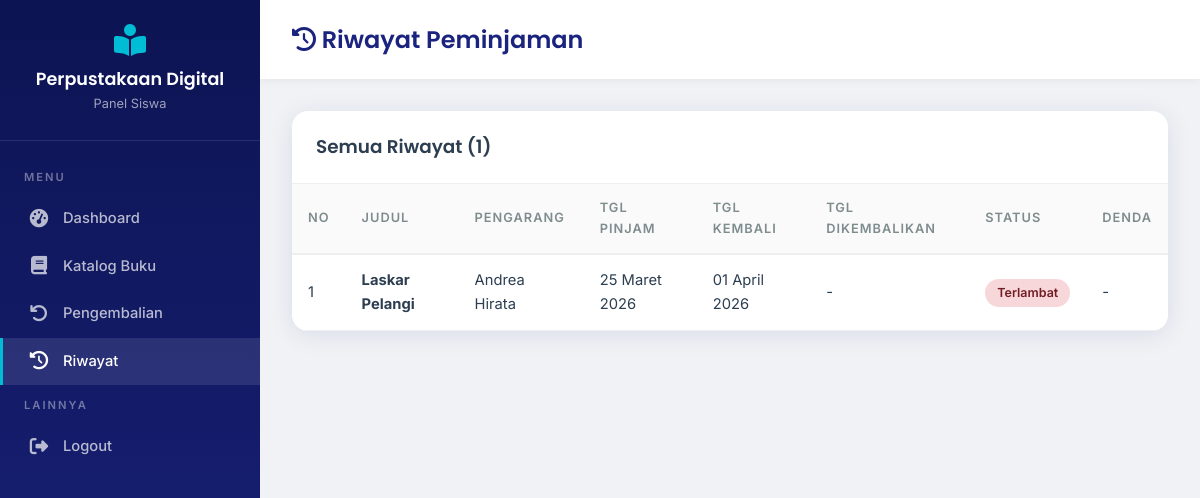
The app's page /siswa/riwayat.php (signed in) with its own data.
### tables this page shows
CREATE TABLE IF NOT EXISTS peminjaman (
    id INT AUTO_INCREMENT PRIMARY KEY,
    id_user INT NOT NULL,
    id_buku INT NOT NULL,
    tgl_pinjam DATE NOT NULL,
    tgl_kembali DATE NOT NULL,
    tgl_dikembalikan DATE DEFAULT NULL,
    status ENUM('dipinjam', 'dikembalikan', 'terlambat') NOT NULL DEFAULT 'dipinjam',
    denda DECIMAL(10,2) DEFAULT 0.00,
    catatan TEXT DEFAULT NULL,
    created_at TIMESTAMP DEFAULT CURRENT_TIMESTAMP,
    updated_at TIMESTAMP DEFAULT CURRENT_TIMESTAMP ON UPDATE CURRENT_TIMESTAMP,
    FOREIGN KEY (id_user) REFERENCES users(id) ON DELETE CASCADE,
    FOREIGN KEY (id_buku) REFERENCES buku(id) ON DELETE CASCADE
);

CREATE TABLE IF NOT EXISTS buku (
    id INT AUTO_INCREMENT PRIMARY KEY,
    judul VARCHAR(200) NOT NULL,
    pengarang VARCHAR(100) NOT NULL,
    penerbit VARCHAR(100) DEFAULT NULL,
    tahun_terbit YEAR DEFAULT NULL,
    isbn VARCHAR(20) DEFAULT NULL,
    kategori VARCHAR(50) DEFAULT NULL,
    stok INT NOT NULL DEFAULT 0,
    cover VARCHAR(255) DEFAULT NULL,
    deskripsi TEXT DEFAULT NULL,
    created_at TIMESTAMP DEFAULT CURRENT_TIMESTAMP,
    updated_at TIMESTAMP DEFAULT CURRENT_TIMESTAMP ON UPDATE CURRENT_TIMESTAMP
);

### config/database.php (called while the page is built, shortened)
<?php
$base_url = '/web_perpus_sekolah';
function formatTanggal($tanggal)
{
    $bulan = [
        1 => 'Januari',
        'Februari',
        'Maret',
        'April',
        'Mei',
        'Juni',
        'Juli',
        'Agustus',
        'September',
        'Oktober',
        'November',
        'Desember'
    ];
    $date = new DateTime($tanggal);
    return $date->format('d') . ' ' . $bulan[(int) $date->format('m')] . ' ' . $date->format('Y');
}
?>

### siswa/riwayat.php (the view, shortened to what this page needs)
<?php
require_once '../config/database.php';
$userId = $_SESSION['user_id'];
$stmt = $conn->prepare("SELECT p.*, b.judul, b.pengarang, b.kategori FROM peminjaman p JOIN buku b ON p.id_buku=b.id WHERE p.id_user=? ORDER BY p.created_at DESC");
$stmt->bind_param("i", $userId);
$stmt->execute();
$riwayat = $stmt->get_result();
?>
<!DOCTYPE html>
<html lang="id">
<head>
    <link rel="stylesheet" href="<?= $base_url ?>/assets/css/style.css">
    <link rel="stylesheet" href="https://cdnjs.cloudflare.com/ajax/libs/font-awesome/6.5.0/css/all.min.css">
</head>
<body>
<div class="dashboard-layout">
    <aside class="sidebar">
        <div class="sidebar-header"><i class="fas fa-book-open-reader" style="font-size:2rem;color:var(--accent);"></i><h3><?= APP_NAME ?></h3><small>Panel Siswa</small></div>
        <nav class="sidebar-menu">
            <div class="menu-label">Menu</div>
            <a href="dashboard.php"><i class="fas fa-tachometer-alt"></i> Dashboard</a>
            <a href="katalog.php"><i class="fas fa-book"></i> Katalog Buku</a>
            <a href="pengembalian.php"><i class="fas fa-undo"></i> Pengembalian</a>
            <a href="riwayat.php" class="active"><i class="fas fa-history"></i> Riwayat</a>
            <div class="menu-label">Lainnya</div>
            <a href="<?= $base_url ?>/logout.php"><i class="fas fa-sign-out-alt"></i> Logout</a>
        </nav>
    </aside>
    <main class="main-content">
        <div class="content-header"><h1><i class="fas fa-history"></i> Riwayat Peminjaman</h1></div>
        <div class="content-body">
            <div class="table-container">
                <div class="table-header"><h3>Semua Riwayat (<?= $riwayat->num_rows ?>)</h3></div>
                <table class="data-table">
                    <thead><tr><th>No</th><th>Judul</th><th>Pengarang</th><th>Tgl Pinjam</th><th>Tgl Kembali</th><th>Tgl Dikembalikan</th><th>Status</th><th>Denda</th></tr></thead>
                    <tbody>
                        <?php $no=1; while ($r = $riwayat->fetch_assoc()): ?>
                        <tr>
                            <td><?= $no++ ?></td>
                            <td><strong><?= htmlspecialchars($r['judul']) ?></strong></td>
                            <td><?= htmlspecialchars($r['pengarang']) ?></td>
                            <td><?= formatTanggal($r['tgl_pinjam']) ?></td>
                            <td><?= formatTanggal($r['tgl_kembali']) ?></td>
                            <td><?= $r['tgl_dikembalikan'] ? formatTanggal($r['tgl_dikembalikan']) : '-' ?></td>
                            <td>
                                <?php if ($r['status'] == 'dikembalikan'): ?>
                                    <span class="badge badge-success">Dikembalikan</span>
                                <?php elseif (strtotime($r['tgl_kembali']) < time()): ?>
                                    <span class="badge badge-danger">Terlambat</span>
                                <?php else: ?>
                                    <span class="badge badge-warning">Dipinjam</span>
                                <?php endif; ?>
                            </td>
                            <td><?= $r['denda'] > 0 ? formatRupiah($r['denda']) : '-' ?></td>
                        </tr>
                        <?php endwhile; ?>
                    </tbody>
                </table>
            </div>
        </div>
    </main>
</div>
</body>
</html>

### assets/css/style.css (style rules this page uses)
:root { --primary: #1a237e; --primary-light: #3949ab; --primary-dark: #0d1453; --accent: #00bcd4; --accent-light: #4dd0e1; --accent-dark: #00838f; --success: #2ecc71; --warning: #f39c12; --danger: #e74c3c; --info: #3498db; --bg: #f0f2f5; --bg-card: #ffffff; --text: #2c3e50; --text-light: #7f8c8d; --text-white: #ffffff; --shadow: 0 4px 24px rgba(26,35,126,0.10); --shadow-hover: 0 8px 32px rgba(26,35,126,0.18); --radius: 16px; --radius-sm: 10px; --radius-xs: 6px; --transition: all 0.3s cubic-bezier(.4,0,.2,1); --sidebar-width: 260px; --gradient: linear-gradient(135deg, var(--primary) 0%, var(--accent) 100%); --gradient-warm: linear-gradient(135deg, #667eea 0%, #764ba2 100%); --glass-bg: rgba(255,255,255,0.15); --glass-border: rgba(255,255,255,0.25); }
*, *::before, *::after { box-sizing: border-box; margin: 0; padding: 0; }
html { scroll-behavior: smooth; }
body { font-family: 'Inter', sans-serif; background: var(--bg); color: var(--text); line-height: 1.6; min-height: 100vh; }
h1,h2,h3,h4,h5,h6 { font-family: 'Poppins', sans-serif; font-weight: 600; line-height: 1.3; }
a { text-decoration: none; color: var(--primary); transition: var(--transition); }
.dashboard-layout { display: flex; min-height: 100vh; }
.sidebar { width: var(--sidebar-width); background: linear-gradient(180deg, var(--primary-dark) 0%, var(--primary) 100%); color: #fff; position: fixed; top: 0; left: 0; bottom: 0; z-index: 100; display: flex; flex-direction: column; transition: var(--transition); overflow-y: auto; }
.sidebar-header { padding: 1.5rem; text-align: center; border-bottom: 1px solid rgba(255,255,255,0.1); }
.sidebar-header h3 { font-size: 1.1rem; margin-top: 0.5rem; }
.sidebar-header small { color: rgba(255,255,255,0.6); font-size: 0.8rem; }
.sidebar-menu { padding: 1rem 0; flex: 1; }
.sidebar-menu .menu-label { padding: 0.75rem 1.5rem 0.5rem; font-size: 0.7rem; text-transform: uppercase; letter-spacing: 2px; color: rgba(255,255,255,0.4); font-weight: 600; }
.sidebar-menu a { display: flex; align-items: center; gap: 12px; padding: 12px 1.5rem; color: rgba(255,255,255,0.7); font-weight: 500; transition: var(--transition); border-left: 3px solid transparent; font-size: 0.92rem; }
.sidebar-menu a:hover, .sidebar-menu a.active { background: rgba(255,255,255,0.1); color: #fff; border-left-color: var(--accent); }
.sidebar-menu a i { font-size: 1.15rem; width: 24px; text-align: center; }
.main-content { flex: 1; margin-left: var(--sidebar-width); padding: 0; min-height: 100vh; }
.content-header { background: #fff; padding: 1.5rem 2rem; display: flex; align-items: center; justify-content: space-between; box-shadow: 0 2px 8px rgba(0,0,0,0.05); position: sticky; top: 0; z-index: 50; }
.content-header h1 { font-size: 1.5rem; color: var(--primary); }
.content-body { padding: 2rem; }
.table-container { background: #fff; border-radius: var(--radius); box-shadow: var(--shadow); overflow: hidden; }
.table-header { padding: 1.5rem; display: flex; align-items: center; justify-content: space-between; border-bottom: 1px solid #eee; flex-wrap: wrap; gap: 1rem; }
.table-header h3 { font-size: 1.15rem; color: var(--text); }
.data-table { width: 100%; border-collapse: collapse; }
.data-table th { padding: 14px 16px; text-align: left; font-weight: 600; font-size: 0.8rem; text-transform: uppercase; letter-spacing: 1px; color: var(--text-light); background: #fafafa; border-bottom: 2px solid #eee; }
.data-table td { padding: 14px 16px; border-bottom: 1px solid #f0f0f0; font-size: 0.92rem; vertical-align: middle; }
.badge { padding: 4px 12px; border-radius: 20px; font-size: 0.78rem; font-weight: 600; display: inline-block; }
.badge-danger { background: #f8d7da; color: #721c24; }

### records on screen
peminjaman: id_buku.judul "Laskar Pelangi", id_buku.pengarang "Andrea Hirata", tgl_pinjam "25 Maret 2026", tgl_kembali "01 April 2026", status "Terlambat"

### other values on screen
APP_NAME "Perpustakaan Digital"
$riwayat->num_rows "1"
